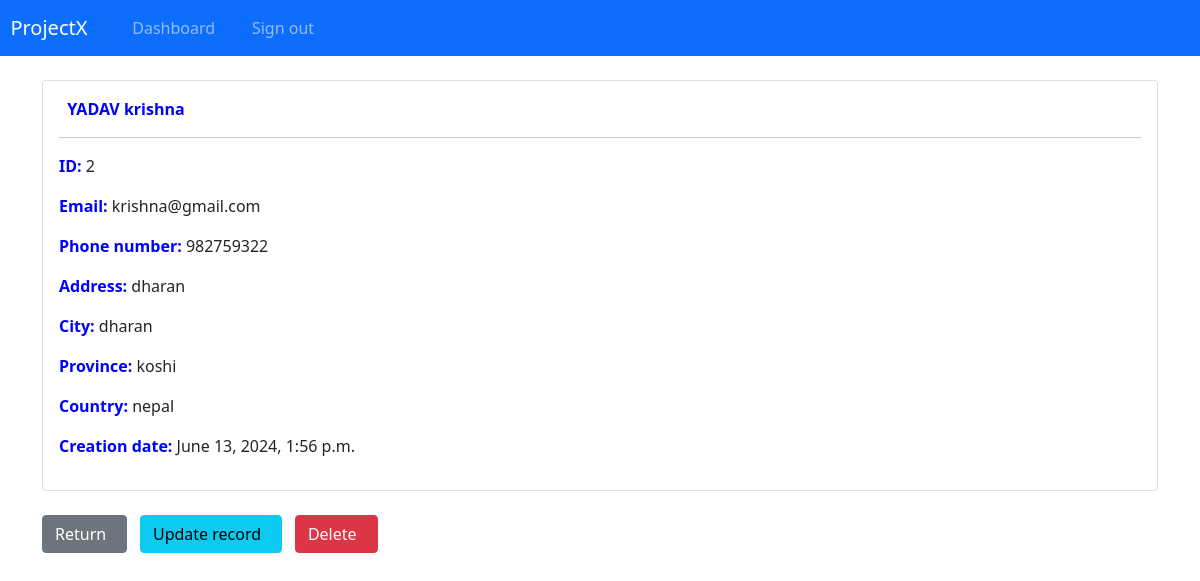
Screenshot of /view-record/2 (signed in) with the database file from the repository.
### webapp/models.py (models this page shows, shortened)
class Record(models.Model):
    creation_date = models.DateTimeField(auto_now_add=True)
    first_name = models.CharField(max_length=100)
    last_name = models.CharField(max_length=100)
    email = models.CharField(max_length=255)
    phone = models.CharField(max_length=20)
    address = models.CharField(max_length=300)
    city = models.CharField(max_length=255)
    province = models.CharField(max_length=200)
    country = models.CharField(max_length=125)

### webapp/views.py (the view)
# urls.py: path('view-record/<int:pk>', views.singular_record, name='view-record'),
@login_required(login_url='my-login')
def singular_record(request, pk):
    all_records = Record.objects.get(id=pk)
    context = {'record':all_records}
    return render(request, 'webapp/view-record.html', context=context)

### webapp/templates/webapp/view-record.html (shortened to what this page needs)
{% extends "webapp/base.html" %}
{% block content %}
<div class="card">
    <div class="card-body">
        <strong>
            {{record.last_name|upper}}
            {{record.first_name}}
        </strong>
        <hr>
        <p> <strong> ID: </strong> {{record.id}} </p>
        <p> <strong> Email: </strong> {{record.email}} </p>
        <p> <strong> Phone number: </strong> {{record.phone}} </p>
        <p> <strong> Address: </strong> {{record.address}} </p>
        <p> <strong> City: </strong> {{record.city}} </p>
        <p> <strong> Province: </strong> {{record.province}} </p>
        <p> <strong> Country: </strong> {{record.country}} </p>
        <p> <strong> Creation date: </strong> {{record.creation_date}} </p>
    </div>
</div>
<br>
<a href="{% url 'dashboard' %}" class="btn btn-secondary"> Return &nbsp;  </a>
<a href="{% url 'update-record' record.id %}" class="btn btn-info"> Update record &nbsp;  </a>
<a href="{% url 'delete-record' record.id %}" class="btn btn-danger"> Delete &nbsp; </a>
{% endblock content %}

### static/css/style.css (style rules this page uses)
strong { color: blue; }

### rows the page displays
Record: last_name "YADAV", first_name "krishna", id "2", email "krishna@gmail.com", phone "982759322", address "dharan", city "dharan", province "koshi", country "nepal", creation_date "June 13, 2024, 1:56 p.m."
